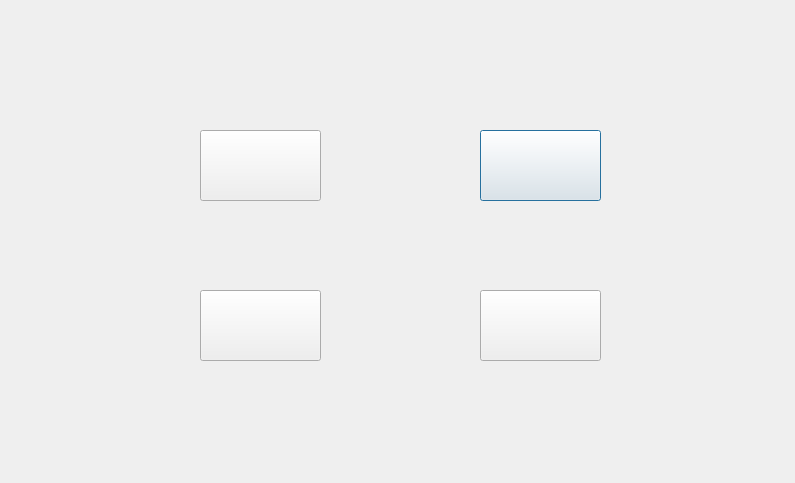
<?xml version="1.0" encoding="UTF-8"?>
<ui version="4.0">
 <class>Dialog</class>
 <widget class="QDialog" name="Dialog">
  <property name="geometry">
   <rect>
    <x>0</x>
    <y>0</y>
    <width>795</width>
    <height>483</height>
   </rect>
  </property>
  <property name="windowTitle">
   <string>Dialog</string>
  </property>
  <widget class="QPushButton" name="pushButton1">
   <property name="geometry">
    <rect>
     <x>480</x>
     <y>130</y>
     <width>121</width>
     <height>71</height>
    </rect>
   </property>
   <property name="text">
    <string/>
   </property>
  </widget>
  <widget class="QPushButton" name="pushButton2">
   <property name="geometry">
    <rect>
     <x>480</x>
     <y>290</y>
     <width>121</width>
     <height>71</height>
    </rect>
   </property>
   <property name="text">
    <string/>
   </property>
  </widget>
  <widget class="QPushButton" name="pushButton3">
   <property name="geometry">
    <rect>
     <x>200</x>
     <y>290</y>
     <width>121</width>
     <height>71</height>
    </rect>
   </property>
   <property name="text">
    <string/>
   </property>
  </widget>
  <widget class="QPushButton" name="pushButton4">
   <property name="geometry">
    <rect>
     <x>200</x>
     <y>130</y>
     <width>121</width>
     <height>71</height>
    </rect>
   </property>
   <property name="text">
    <string/>
   </property>
  </widget>
 </widget>
 <resources/>
 <connections/>
</ui>
